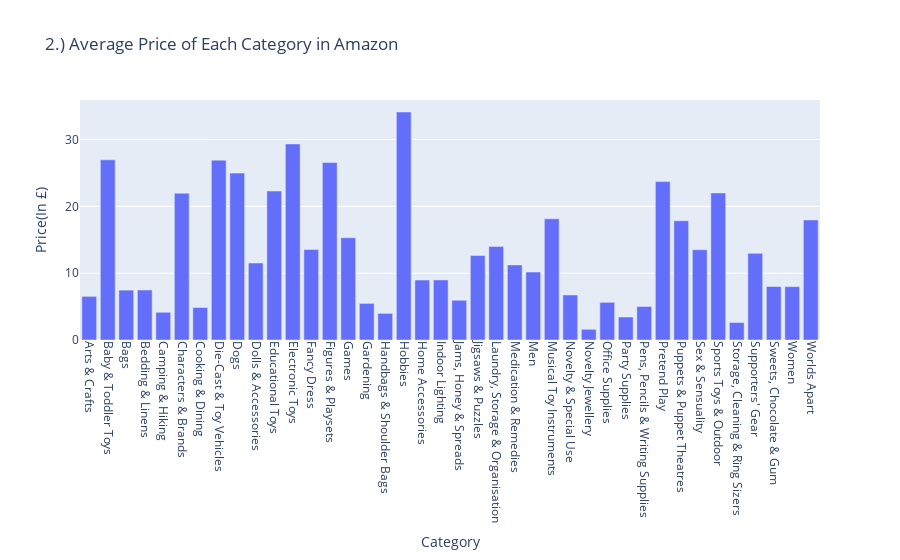

Here is the notebook cell this chart was saved with:
### Code cell
fig = px.bar(df.groupby('Category')['Price(In £)'].mean().reset_index(),
             x='Category', y='Price(In £)',
             title='2.) Average Price of Each Category in Amazon')

fig.update_xaxes(tickangle=90)

### Figure 1 — Plotly figure (JSON) as saved in the notebook; plotly's stock layout.template omitted (floating-point values rounded to 4 significant figures)
{"data": [{"alignmentgroup": "True", "hovertemplate": "Category=%{x}<br>Price(In £)=%{y}<extra></extra>", "legendgroup": "", "marker": {"color": "#636efa", "pattern": {"shape": ""}}, "name": "", "offsetgroup": "", "orientation": "v", "showlegend": false, "textposition": "auto", "type": "bar", "x": ["Arts & Crafts", "Baby & Toddler Toys", "Bags", "Bedding & Linens", "Camping & Hiking", "Characters & Brands", "Cooking & Dining", "Die-Cast & Toy Vehicles", "Dogs", "Dolls & Accessories", "Educational Toys", "Electronic Toys", "Fancy Dress", "Figures & Playsets", "Games", "Gardening", "Handbags & Shoulder Bags", "Hobbies", "Home Accessories", "Indoor Lighting", "Jams, Honey & Spreads", "Jigsaws & Puzzles", "Laundry, Storage & Organisation", "Medication & Remedies", "Men", "Musical Toy Instruments", "Novelty & Special Use", "Novelty Jewellery", "Office Supplies", "Party Supplies", "Pens, Pencils & Writing Supplies", "Pretend Play", "Puppets & Puppet Theatres", "Sex & Sensuality", "Sports Toys & Outdoor", "Storage, Cleaning & Ring Sizers", "Supporters' Gear", "Sweets, Chocolate & Gum", "Women", "Worlds Apart"], "xaxis": "x", "y": [6.535, 26.97, 7.468, 7.49, 4.15, 21.98, 4.862, 26.93, 24.98, 11.52, 22.3, 29.35, 13.55, 26.57, 15.3, 5.48, 3.99, 34.13, 8.978, 8.99, 5.95, 12.64, 13.99, 11.24, 10.17, 18.14, 6.74, 1.6, 5.635, 3.44, 5.02, 23.72, 17.85, 13.51, 22.02, 2.62, 12.97, 8.01, 7.99, 17.98], "yaxis": "y"}], "layout": {"barmode": "relative", "legend": {"tracegroupgap": 0}, "title": {"text": "2.) Average Price of Each Category in Amazon"}, "xaxis": {"anchor": "y", "domain": [0, 1], "tickangle": 90, "title": {"text": "Category"}}, "yaxis": {"anchor": "x", "domain": [0, 1], "title": {"text": "Price(In £)"}}}}
